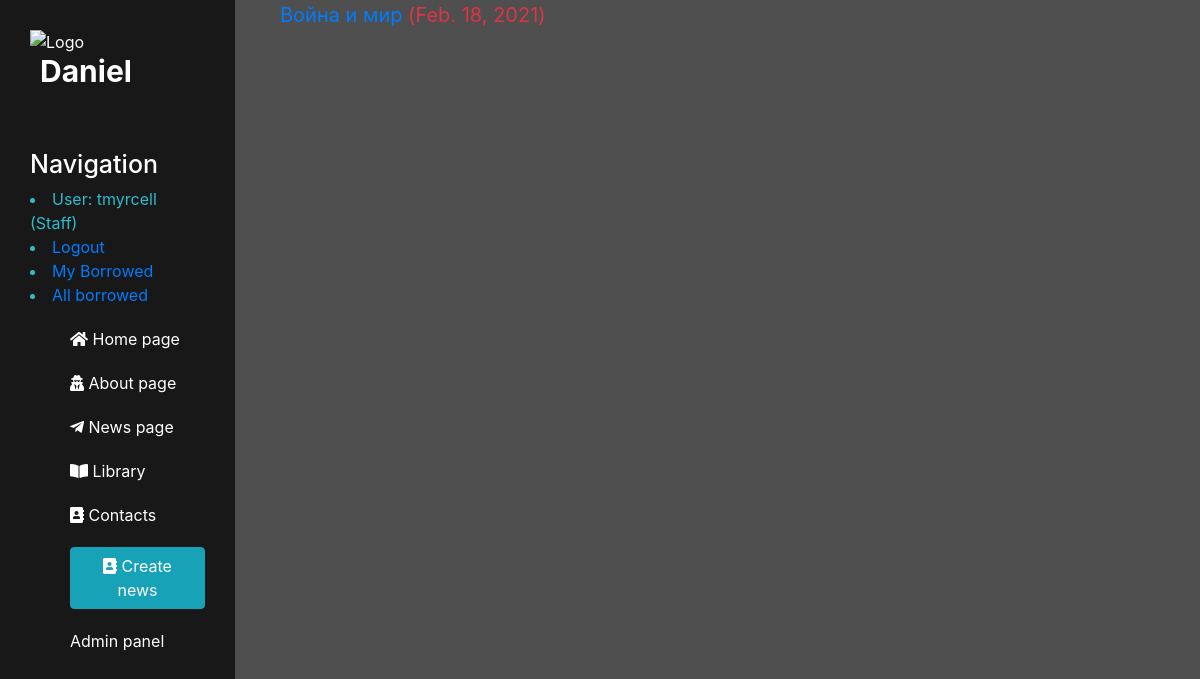
The page /library/mybook/ (signed in) on the database as committed earlier.
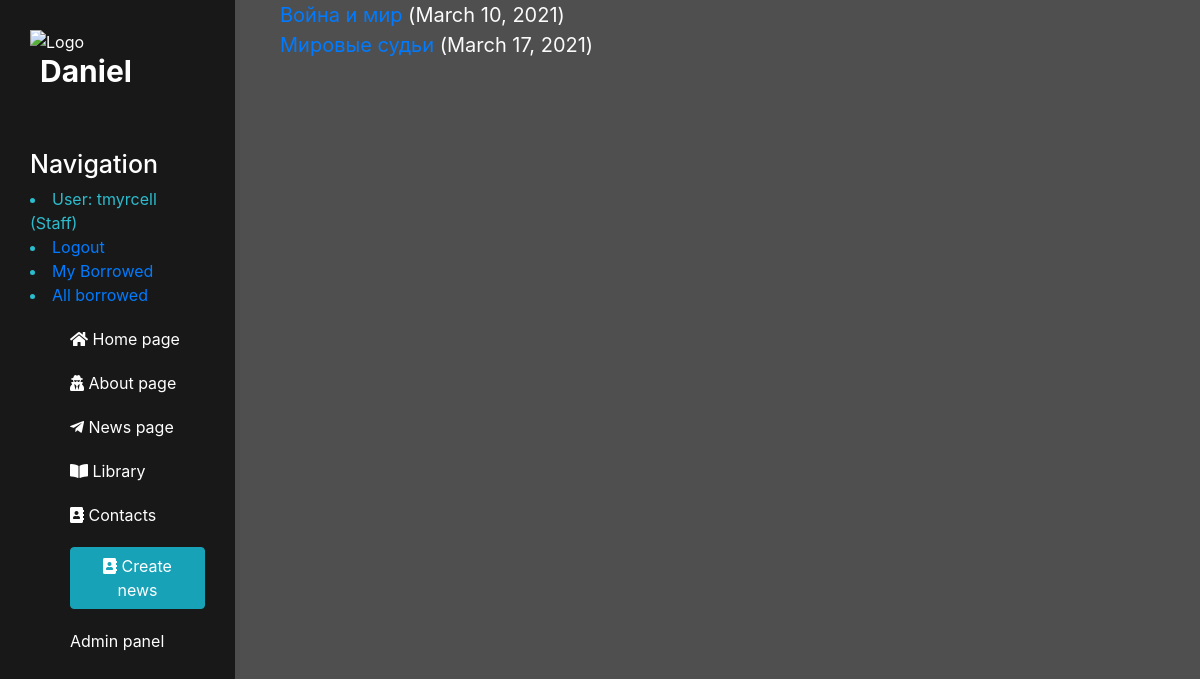
The same page on the database as committed later.
### library/models.py (models this page shows, shortened)
class BookInstance(models.Model):
    id = models.UUIDField(primary_key=True, default=uuid.uuid4,
                          help_text="Unique ID for this particular book across whole library")
    book = models.ForeignKey('Book', on_delete=models.RESTRICT)
    imprint = models.CharField(max_length=200)
    due_back = models.DateField(null=True, blank=True)
    borrower = models.ForeignKey(User, on_delete=models.SET_NULL, null=True, blank=True)
    LOAN_STATUS = (
        ('m', 'Maintenance'),
        ('o', 'On loan'),
        ('a', 'Available'),
        ('r', 'Reserved'),
    )
    status = models.CharField(
        max_length=1,
        choices=LOAN_STATUS,
        blank=True,
        default='m',
        help_text='Book availability')
    class Meta:
        ordering = ["due_back"]
        permissions = (("can_mark_returned", "Set book as returned"),)
    @property
    def is_overdue(self):
        if self.due_back and date.today() > self.due_back:
            return True
        return False

class Book(models.Model):
    title = models.CharField(max_length=200)
    author = models.ForeignKey('Author', on_delete=models.SET_NULL, null=True)
    summary = models.TextField(max_length=1000, help_text="Enter a brief description of the book")
    isbn = models.CharField('ISBN', max_length=13,
                            help_text='13 Character <a href="https://www.isbn-international.org/content/what-isbn'
                                      '">ISBN number</a>')
    genre = models.ManyToManyField(Genre, help_text="Select a genre for this book")
    language = models.ForeignKey('Language', on_delete=models.SET_NULL, null=True)
    class Meta:
        ordering = ['title', 'author']
    def display_genre(self):
        """Creates a string for the Genre. This is required to display genre in Admin."""
        return ', '.join([genre.name for genre in self.genre.all()[:3]])
    display_genre.short_description = 'Genre'

### library/views.py (the view)
class LoanedBooksByUserListView(LoginRequiredMixin, generic.ListView):
    model = BookInstance
    template_name = 'library/bookinstance_list_borrowed_user.html'
    paginate_by = 10
    def get_queryset(self):
        return BookInstance.objects.filter(borrower=self.request.user).filter(status__exact='o').order_by('due_back')

### templates/library/bookinstance_list_borrowed_user.html (shortened to what this page needs)
{% extends "main/layout.html" %}
{% block content %}
    {% if bookinstance_list %}
    <ul>
      {% for bookinst in bookinstance_list %}
      <li class="{% if bookinst.is_overdue %}text-danger{% endif %}">
        <a href="{% url 'book-detail' bookinst.book.pk %}">{{bookinst.book.title}}</a> ({{ bookinst.due_back }})
      </li>
      {% endfor %}
    </ul>
    {% else %}
      <p>There are no books borrowed.</p>
    {% endif %}
{% endblock %}

Rows that differ between the two databases and show on the page:
changed BookInstance "Война и мир": due_back "Feb. 18, 2021" → "March 10, 2021"
added BookInstance: book "Мировые судьи", due_back "March 17, 2021"
